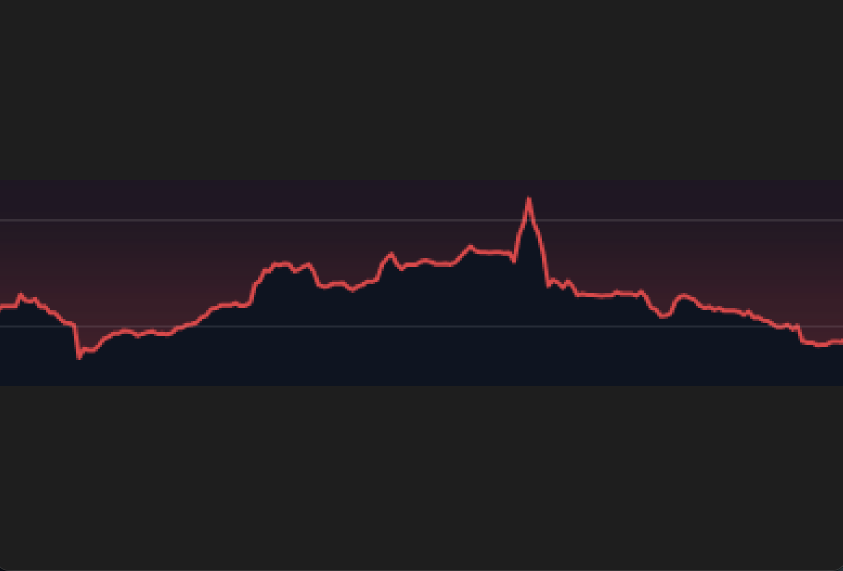
#> input picture chart.png, 1685 x 1142 px (shown at 1/2 size)
$ python chart-fft-hann.py
#> lines starting #> are read from the running program, lines starting #| are printed output that depends on the picture; after the words box and inside, x2 and y2 are one past the last pixel; in counts of white or black regions, pixels touching at a corner belong together
from PIL import Image
import numpy as np
import matplotlib.pyplot as plt
from scipy.signal.windows import hann

# ========================= CONFIG =========================
image_path = r"chart.png"     # <<< CHANGE THIS

sampling_rate = 4000                           # <<< Adjust based on your signal
window_size = 250                              # Samples per window (adjust as needed)
window_interval = 200                          # Step size between windows (set = window_size for non-overlapping)
padding_factor = 4                             # 4x zero padding

show_time_domain = True
max_freq = 800                                 # Limit frequency axis (low range focus)
use_log_scale = True                         # Set True for logarithmic frequency axis
# ========================================================

# Load and extract waveform
img = Image.open(image_path).convert('RGB')
img_array = np.array(img)

r, g, b = img_array[:,:,0], img_array[:,:,1], img_array[:,:,2]
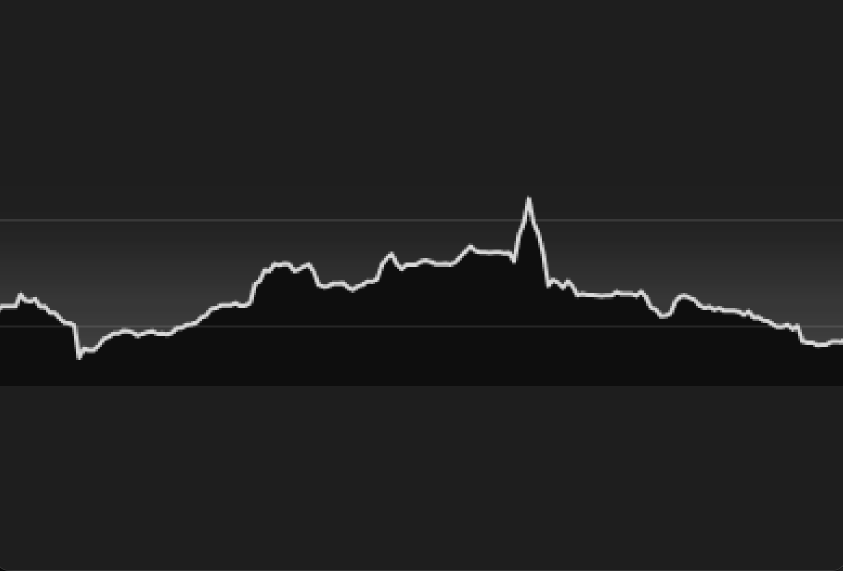
#> r: shape (1142, 1685) (shown at 1/2 size); min 2, max 218, mean 31.7
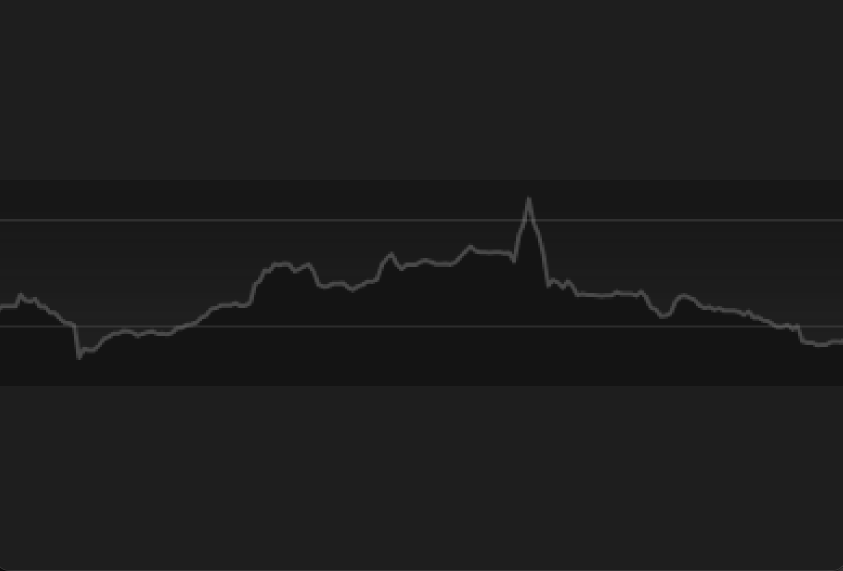
#> g: shape (1142, 1685) (shown at 1/2 size); min 3, max 89, mean 28.3
mask = (r > 180) & (g < 100) & (b < 100)
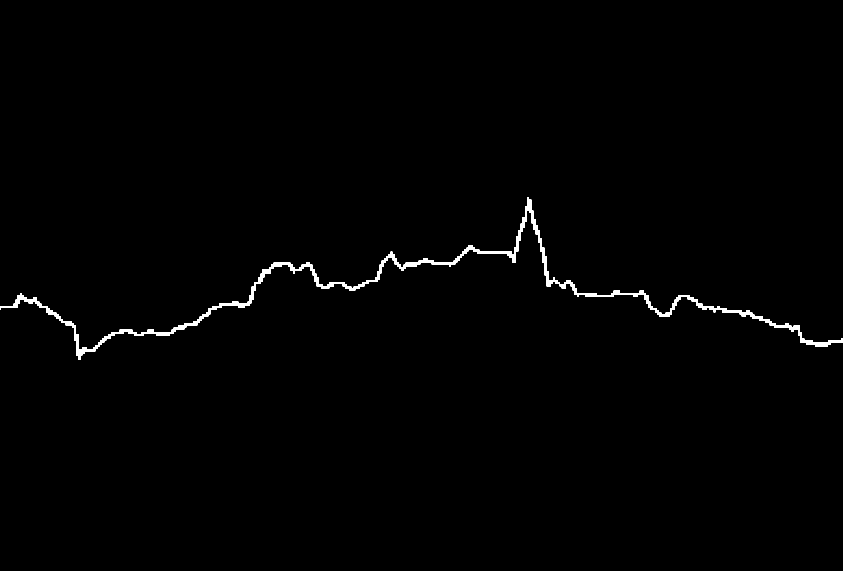
#> mask: shape (1142, 1685) bool (shown at 1/2 size); 0.76% white; 1 white region, box (x1, y1, x2, y2) and area: (0, 395, 1685, 720) 14686

height, width = mask.shape[:2]
#> height = 1142; width = 1685
y_values = np.zeros(width)
#> y_values = 1685 values from 0 to 0

for x in range(width):
    column = mask[:, x]
    if np.any(column):
        y_values[x] = np.mean(np.where(column)[0])
    else:
        y_values[x] = np.nan
#> after the loop, y_values = 1685 values, max 708.5 at index 157, min 407.5 at index 1054, mean 593.9

y_values = np.interp(np.arange(width),
                     np.where(~np.isnan(y_values))[0],
                     y_values[~np.isnan(y_values)])

y = height - y_values
#> y = 1685 values, max 734.5 at index 1054, min 433.5 at index 157, mean 548.1
y = y - np.mean(y)
#> y = 1685 values, max 186.4 at index 1054, min -114.6 at index 157, mean 3.99e-14
y = y / np.max(np.abs(y))          # Normalize
#> y = 1685 values, max 1 at index 1054, min -0.615 at index 157, mean 2.19e-16

N = len(y)
#> N = 1685
print(f"Extracted {N} samples")
#| Extracted 1685 samples

# ========================= WINDOWED FFT =========================
num_windows = (N - window_size) // window_interval + 1
#> num_windows = 8
print(f"Number of windows: {num_windows}")
#| Number of windows: 8

plt.figure(figsize=(14, 10))

for i in range(num_windows):
    start = i * window_interval
    end = start + window_size
    segment = y[start:end]

    # Apply Hann window
    window = hann(window_size)
    windowed = segment * window

    # Zero padding (4x)
    padded = np.pad(windowed, (0, window_size * (padding_factor - 1)), mode='constant')

    # FFT
    yf = np.fft.rfft(padded)
    xf = np.fft.rfftfreq(len(padded), d=1.0/sampling_rate)

    amplitude = 2.0 / len(padded) * np.abs(yf)

    # Limit to desired max frequency
    freq_mask = xf <= max_freq
    xf_plot = xf[freq_mask]
    amp_plot = amplitude[freq_mask]

    # Plot each window's spectrum
    plt.subplot(num_windows, 1, i+1)
    plt.plot(xf_plot, amp_plot, color='blue', linewidth=1.2)
    plt.title(f'Window {i+1} (Samples {start}-{end-1})')
    plt.xlabel('Frequency (Hz)')
    plt.ylabel('Amplitude')
    plt.grid(True)

    if use_log_scale:
        plt.xscale('log')

    plt.xlim(0, max_freq)

plt.tight_layout()
plt.suptitle('Frequency Spectra - Individual Windows (4x Zero Padding + Hann Window)',
             fontsize=14, y=1.02)
plt.show()
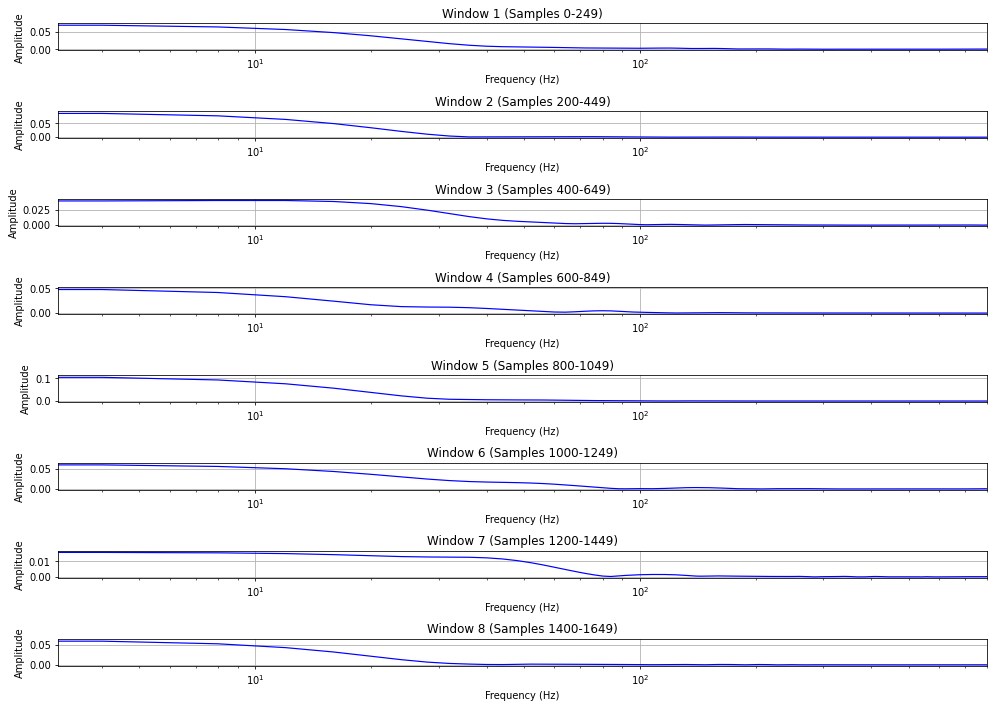
#> figure drawn by matplotlib, 8 panels; panel 1: curve peaks at x = 0, y = 0.0699; panel 2: curve peaks at x = 0, y = 0.0883; panel 3: curve peaks at x = 8, y = 0.0404; panel 4: curve peaks at x = 0, y = 0.0496
